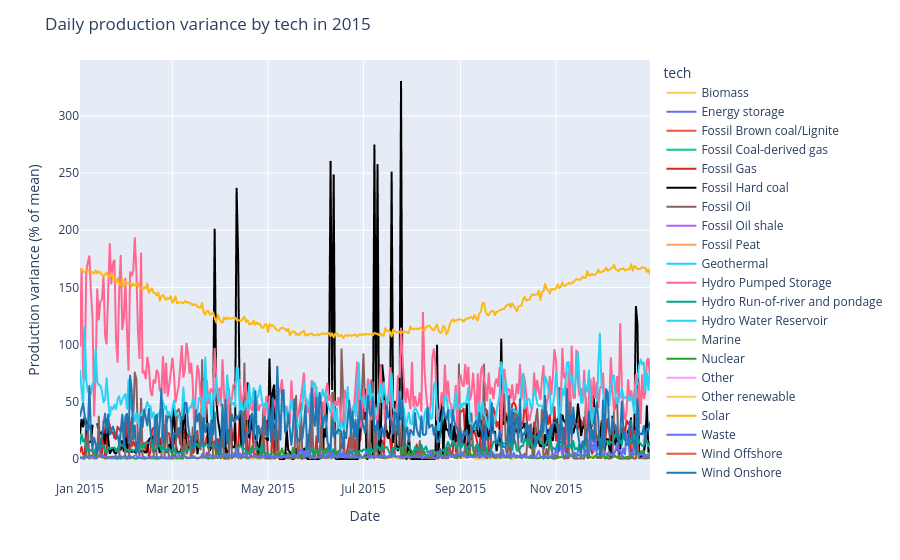

Notebook cell for this chart:
### Code cell
fig = px.line(
    df_m,
    x="date",
    y="cov",
    color="tech",
    markers=False,
    color_discrete_map=color_map,
    labels={
        'cov':'Production variance (% of mean)',
        'date':'Date',
    }
)
fig.update_layout(title="Daily production variance by tech in 2015")
fig.show()

### Figure 1 — Plotly figure (JSON) as saved in the notebook; plotly's stock layout.template omitted (floating-point values rounded to 4 significant figures; data arrays with more than 128 entries replaced by an {"elided": "..."} marker saying what was removed)
{"data": [{"hovertemplate": "tech=Biomass<br>Date=%{x}<br>Production variance (% of mean)=%{y}<extra></extra>", "legendgroup": "Biomass", "line": {"color": "#FECB52", "dash": "solid"}, "marker": {"symbol": "circle"}, "mode": "lines", "name": "Biomass", "showlegend": true, "type": "scattergl", "x": {"elided": "365 str values"}, "xaxis": "x", "y": {"elided": "365 float values"}, "yaxis": "y"}, {"hovertemplate": "tech=Energy storage<br>Date=%{x}<br>Production variance (% of mean)=%{y}<extra></extra>", "legendgroup": "Energy storage", "line": {"color": "#636efa", "dash": "solid"}, "marker": {"symbol": "circle"}, "mode": "lines", "name": "Energy storage", "showlegend": true, "type": "scattergl", "x": {"elided": "365 str values"}, "xaxis": "x", "y": {"elided": "365 float values"}, "yaxis": "y"}, {"hovertemplate": "tech=Fossil Brown coal/Lignite<br>Date=%{x}<br>Production variance (% of mean)=%{y}<extra></extra>", "legendgroup": "Fossil Brown coal/Lignite", "line": {"color": "#EF553B", "dash": "solid"}, "marker": {"symbol": "circle"}, "mode": "lines", "name": "Fossil Brown coal/Lignite", "showlegend": true, "type": "scattergl", "x": {"elided": "365 str values"}, "xaxis": "x", "y": {"elided": "365 float values"}, "yaxis": "y"}, {"hovertemplate": "tech=Fossil Coal-derived gas<br>Date=%{x}<br>Production variance (% of mean)=%{y}<extra></extra>", "legendgroup": "Fossil Coal-derived gas", "line": {"color": "#00cc96", "dash": "solid"}, "marker": {"symbol": "circle"}, "mode": "lines", "name": "Fossil Coal-derived gas", "showlegend": true, "type": "scattergl", "x": {"elided": "365 str values"}, "xaxis": "x", "y": {"elided": "365 float values"}, "yaxis": "y"}, {"hovertemplate": "tech=Fossil Gas<br>Date=%{x}<br>Production variance (% of mean)=%{y}<extra></extra>", "legendgroup": "Fossil Gas", "line": {"color": "#d62728", "dash": "solid"}, "marker": {"symbol": "circle"}, "mode": "lines", "name": "Fossil Gas", "showlegend": true, "type": "scattergl", "x": {"elided": "365 str values"}, "xaxis": "x", "y": {"elided": "365 float values"}, "yaxis": "y"}, {"hovertemplate": "tech=Fossil Hard coal<br>Date=%{x}<br>Production variance (% of mean)=%{y}<extra></extra>", "legendgroup": "Fossil Hard coal", "line": {"color": "#000000", "dash": "solid"}, "marker": {"symbol": "circle"}, "mode": "lines", "name": "Fossil Hard coal", "showlegend": true, "type": "scattergl", "x": {"elided": "365 str values"}, "xaxis": "x", "y": {"elided": "365 float values"}, "yaxis": "y"}, {"hovertemplate": "tech=Fossil Oil<br>Date=%{x}<br>Production variance (% of mean)=%{y}<extra></extra>", "legendgroup": "Fossil Oil", "line": {"color": "#896060", "dash": "solid"}, "marker": {"symbol": "circle"}, "mode": "lines", "name": "Fossil Oil", "showlegend": true, "type": "scattergl", "x": {"elided": "365 str values"}, "xaxis": "x", "y": {"elided": "365 float values"}, "yaxis": "y"}, {"hovertemplate": "tech=Fossil Oil shale<br>Date=%{x}<br>Production variance (% of mean)=%{y}<extra></extra>", "legendgroup": "Fossil Oil shale", "line": {"color": "#ab63fa", "dash": "solid"}, "marker": {"symbol": "circle"}, "mode": "lines", "name": "Fossil Oil shale", "showlegend": true, "type": "scattergl", "x": {"elided": "365 str values"}, "xaxis": "x", "y": {"elided": "365 float values"}, "yaxis": "y"}, {"hovertemplate": "tech=Fossil Peat<br>Date=%{x}<br>Production variance (% of mean)=%{y}<extra></extra>", "legendgroup": "Fossil Peat", "line": {"color": "#FFA15A", "dash": "solid"}, "marker": {"symbol": "circle"}, "mode": "lines", "name": "Fossil Peat", "showlegend": true, "type": "scattergl", "x": {"elided": "365 str values"}, "xaxis": "x", "y": {"elided": "365 float values"}, "yaxis": "y"}, {"hovertemplate": "tech=Geothermal<br>Date=%{x}<br>Production variance (% of mean)=%{y}<extra></extra>", "legendgroup": "Geothermal", "line": {"color": "#19d3f3", "dash": "solid"}, "marker": {"symbol": "circle"}, "mode": "lines", "name": "Geothermal", "showlegend": true, "type": "scattergl", "x": {"elided": "365 str values"}, "xaxis": "x", "y": {"elided": "365 float values"}, "yaxis": "y"}, {"hovertemplate": "tech=Hydro Pumped Storage<br>Date=%{x}<br>Production variance (% of mean)=%{y}<extra></extra>", "legendgroup": "Hydro Pumped Storage", "line": {"color": "#FF6692", "dash": "solid"}, "marker": {"symbol": "circle"}, "mode": "lines", "name": "Hydro Pumped Storage", "showlegend": true, "type": "scattergl", "x": {"elided": "365 str values"}, "xaxis": "x", "y": {"elided": "365 float values"}, "yaxis": "y"}, {"hovertemplate": "tech=Hydro Run-of-river and pondage<br>Date=%{x}<br>Production variance (% of mean)=%{y}<extra></extra>", "legendgroup": "Hydro Run-of-river and pondage", "line": {"color": "#00a58c", "dash": "solid"}, "marker": {"symbol": "circle"}, "mode": "lines", "name": "Hydro Run-of-river and pondage", "showlegend": true, "type": "scattergl", "x": {"elided": "365 str values"}, "xaxis": "x", "y": {"elided": "365 float values"}, "yaxis": "y"}, {"hovertemplate": "tech=Hydro Water Reservoir<br>Date=%{x}<br>Production variance (% of mean)=%{y}<extra></extra>", "legendgroup": "Hydro Water Reservoir", "line": {"color": "#28d3f5", "dash": "solid"}, "marker": {"symbol": "circle"}, "mode": "lines", "name": "Hydro Water Reservoir", "showlegend": true, "type": "scattergl", "x": {"elided": "365 str values"}, "xaxis": "x", "y": {"elided": "365 float values"}, "yaxis": "y"}, {"hovertemplate": "tech=Marine<br>Date=%{x}<br>Production variance (% of mean)=%{y}<extra></extra>", "legendgroup": "Marine", "line": {"color": "#B6E880", "dash": "solid"}, "marker": {"symbol": "circle"}, "mode": "lines", "name": "Marine", "showlegend": true, "type": "scattergl", "x": {"elided": "365 str values"}, "xaxis": "x", "y": {"elided": "365 float values"}, "yaxis": "y"}, {"hovertemplate": "tech=Nuclear<br>Date=%{x}<br>Production variance (% of mean)=%{y}<extra></extra>", "legendgroup": "Nuclear", "line": {"color": "#2ca02c", "dash": "solid"}, "marker": {"symbol": "circle"}, "mode": "lines", "name": "Nuclear", "showlegend": true, "type": "scattergl", "x": {"elided": "365 str values"}, "xaxis": "x", "y": {"elided": "365 float values"}, "yaxis": "y"}, {"hovertemplate": "tech=Other<br>Date=%{x}<br>Production variance (% of mean)=%{y}<extra></extra>", "legendgroup": "Other", "line": {"color": "#FF97FF", "dash": "solid"}, "marker": {"symbol": "circle"}, "mode": "lines", "name": "Other", "showlegend": true, "type": "scattergl", "x": {"elided": "365 str values"}, "xaxis": "x", "y": {"elided": "365 float values"}, "yaxis": "y"}, {"hovertemplate": "tech=Other renewable<br>Date=%{x}<br>Production variance (% of mean)=%{y}<extra></extra>", "legendgroup": "Other renewable", "line": {"color": "#FECB52", "dash": "solid"}, "marker": {"symbol": "circle"}, "mode": "lines", "name": "Other renewable", "showlegend": true, "type": "scattergl", "x": {"elided": "365 str values"}, "xaxis": "x", "y": {"elided": "365 float values"}, "yaxis": "y"}, {"hovertemplate": "tech=Solar<br>Date=%{x}<br>Production variance (% of mean)=%{y}<extra></extra>", "legendgroup": "Solar", "line": {"color": "#FDB813", "dash": "solid"}, "marker": {"symbol": "circle"}, "mode": "lines", "name": "Solar", "showlegend": true, "type": "scattergl", "x": {"elided": "365 str values"}, "xaxis": "x", "y": {"elided": "365 float values"}, "yaxis": "y"}, {"hovertemplate": "tech=Waste<br>Date=%{x}<br>Production variance (% of mean)=%{y}<extra></extra>", "legendgroup": "Waste", "line": {"color": "#636efa", "dash": "solid"}, "marker": {"symbol": "circle"}, "mode": "lines", "name": "Waste", "showlegend": true, "type": "scattergl", "x": {"elided": "365 str values"}, "xaxis": "x", "y": {"elided": "365 float values"}, "yaxis": "y"}, {"hovertemplate": "tech=Wind Offshore<br>Date=%{x}<br>Production variance (% of mean)=%{y}<extra></extra>", "legendgroup": "Wind Offshore", "line": {"color": "#EF553B", "dash": "solid"}, "marker": {"symbol": "circle"}, "mode": "lines", "name": "Wind Offshore", "showlegend": true, "type": "scattergl", "x": {"elided": "365 str values"}, "xaxis": "x", "y": {"elided": "365 float values"}, "yaxis": "y"}, {"hovertemplate": "tech=Wind Onshore<br>Date=%{x}<br>Production variance (% of mean)=%{y}<extra></extra>", "legendgroup": "Wind Onshore", "line": {"color": "#1f77b4", "dash": "solid"}, "marker": {"symbol": "circle"}, "mode": "lines", "name": "Wind Onshore", "showlegend": true, "type": "scattergl", "x": {"elided": "365 str values"}, "xaxis": "x", "y": {"elided": "365 float values"}, "yaxis": "y"}], "layout": {"legend": {"title": {"text": "tech"}, "tracegroupgap": 0}, "margin": {"t": 60}, "title": {"text": "Daily production variance by tech in 2015"}, "xaxis": {"anchor": "y", "domain": [0, 1], "title": {"text": "Date"}}, "yaxis": {"anchor": "x", "domain": [0, 1], "title": {"text": "Production variance (% of mean)"}}}}
